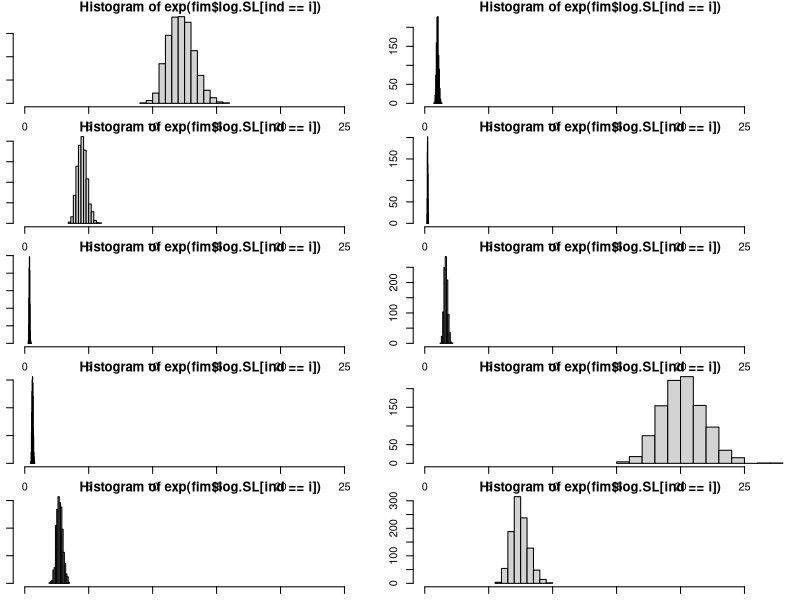
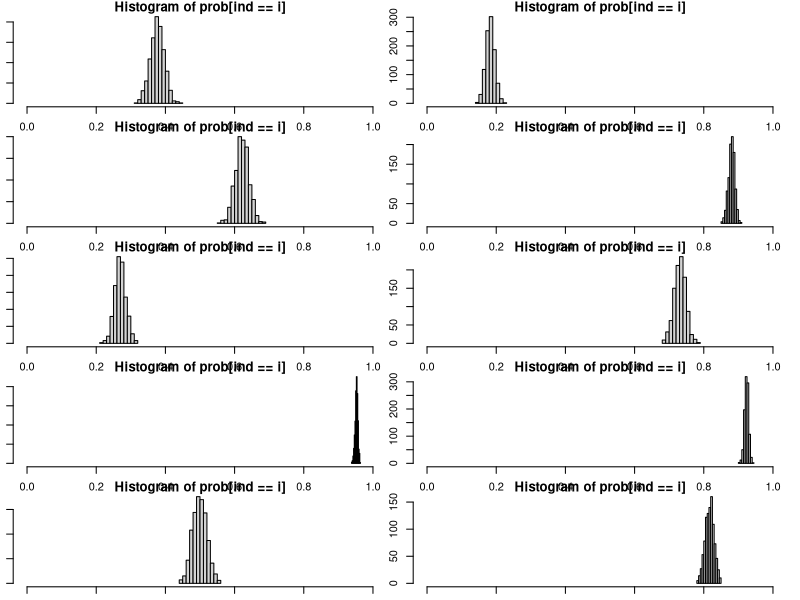

Source code (R) for these figures, in order: (Note: this script raises an error after producing the figures.)
rm(list=ls(all=TRUE))
set.seed(1)

#parameters
nobs=10000
ngroup=10
seq1=-2+cumsum(rep(0.5,ngroup));  
mu.SL.true=mu.SL=sample(seq1,size=ngroup)
mu.TA.true=mu.TA=sample(seq1,size=ngroup)
sd.TA=sd.SL=rep(diff(seq1)[1]/6,ngroup)
sd.TA.true=sd.TA
sd.SL.true=sd.SL

#get group assignments
tmp=rmultinom(nobs,size=1,prob=rep(1/ngroup,ngroup))
ind=rep(NA,nobs)
for (i in 1:nobs){
  ind[i]=which(tmp[,i]==1)
}

#get SL
fim=data.frame(log.SL=rep(NA,nobs),
               logit.TA=rep(NA,nobs))
fim$log.SL=rnorm(nobs,mean=mu.SL[ind],sd=sd.SL[ind])

#look at SL
par(mfrow=c(5,2),mar=rep(1,4))
rango=range(exp(fim$log.SL))
for (i in 1:ngroup) hist(exp(fim$log.SL[ind==i]),xlim=rango)

#get TA
fim$logit.TA=rnorm(nobs,mean=mu.TA[ind],sd=sd.TA[ind])

#look at TA
tmp=exp(fim$logit.TA)
prob=tmp/(1+tmp)
par(mfrow=c(5,2),mar=rep(1,4))
rango=c(0,1)
for (i in 1:ngroup) hist(prob[ind==i],xlim=rango)

#plug in NA's in TA
# ind=rbinom(nobs,size=1,prob=0.002); sum(ind==1)
# fim[ind==1,2]=NA

#export results
setwd('U:\\GIT_models\\hmm_armadillo')
write.csv(fim,'fake data.csv',row.names=F)